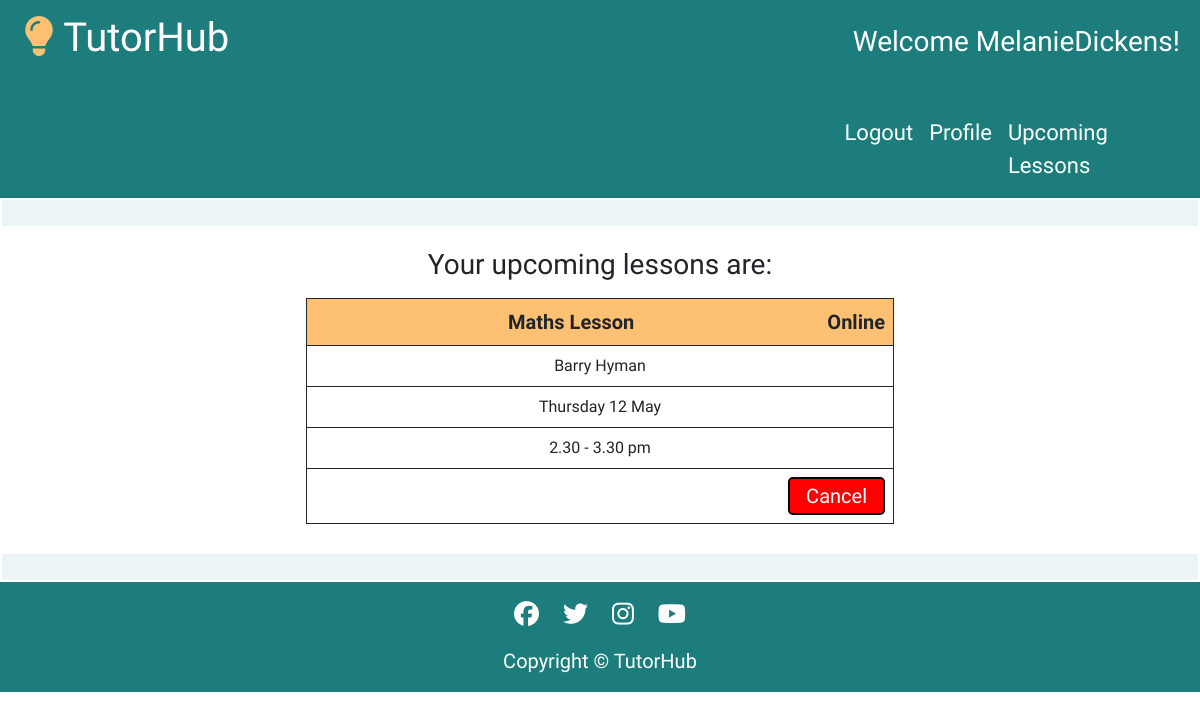
The app's page /profile/upcoming_lessons/ (signed in) with its own data.
### tutorprofile/models.py (models this page shows, shortened)
class Booking(models.Model):
    date = models.CharField(max_length=50)
    time = models.CharField(max_length=50)
    tutor = models.CharField(max_length=50, null=True, blank=True)
    subject = models.CharField(max_length=50, null=True, blank=True)
    student = models.ForeignKey(User, on_delete=models.CASCADE)

### userprofile/views.py (the view)
# urls.py: path('upcoming_lessons/', views.upcoming_lessons, name='upcoming_lessons'),
@login_required
def upcoming_lessons(request):
    template = 'userprofile/upcoming_lessons.html'
    context = {
        'bookings': Booking.objects.filter(student=request.user),
    }
    return render(request, template, context)

### userprofile/templates/userprofile/upcoming_lessons.html (shortened to what this page needs)
{% extends "base.html" %}
{% load static %}
{% block content %}
<div class="row placeholder" id="placeholder-top">
</div>
<div class="container-fluid">
    <div class="row">
        <div class="col-12">
            <div class="row center">
                <h3>Your upcoming lessons are:</h3>
                {% for booking in bookings %}
                <div class="col-12">
                    <table class="table-space table-width-bookings">
                        <tr>
                            <td class="bold">{{ booking.subject }} Lesson <span class="type">Online</span></td>
                        </tr>
                        <tr>
                            <td>{{ booking.tutor }}</td>
                        </tr>
                        <tr>
                            <td class="booking-dates">{{ booking.date }}</td>
                        </tr>
                        <tr>
                            <td>{{ booking.time }}</td>
                        </tr>
                        <tr>
                            <td>
                                <button class="btn btn-delete btn-lg" value="{{ booking.id }}">Cancel</button>
                            </td>
                        </tr>
                    </table>
                </div>
            {% endfor %}
    </div>
</div>
<div class="row placeholder" id="placeholder-bottom">
</div>
{% endblock %}

### templates/base.html (shortened to what this page needs)
{% load static %}
<!DOCTYPE html>
<html lang="en">
<head>
    <link rel="stylesheet" href="https://cdnjs.cloudflare.com/ajax/libs/font-awesome/5.15.3/css/all.min.css">
    <link href="https://cdn.jsdelivr.net/npm/bootstrap@5.0.1/dist/css/bootstrap.min.css" rel="stylesheet"
>
    <link rel="stylesheet" href="{% static 'css/style.css' %}">
</head>
<body>
    <div class="row header-nav">
        <div class="col-sm-12 col-md-6">
            <a class="nav-link" id="nav-title" href="{% url 'index' %}"><i class="fa-solid fa-lightbulb"></i> TutorHub</a>
        </div>
        <div class="col-sm-12 col-md-6">
            {% if user.is_authenticated %}
                <h3 id="username-right">Welcome {{ user.username }}!</h3>
            {% endif %}
        </div>
    </div>
    <nav class="navbar navbar-expand navbar-light">
        <div class="conatiner-fluid">
            <div class="row">
                <div class="col-8 nav-elements">
                    <ul class="navbar-nav mb-lg-0">
                        {% if user.is_authenticated %}
                        <li class="nav-item">
                            <a class="nav-link" href="{% url 'account_logout' %}">Logout</a>
                        </li>
                        <li class="nav-item">
                            <a class="nav-link" href="{% url 'profile' %}">Profile</a>
                        </li>
                        <li class="nav-item">
                            <a class="nav-link-upcoming-lessons nav-link" href="{% url 'upcoming_lessons' %}">Upcoming Lessons</a>
                        </li>
                        {% endif %}
                    </ul>
                </div>
            </div>
        </div>
    </nav>
    <main>
        {% block content %}{% endblock content %}
    </main>
    <footer>
        <div class="container-fluid">
            <div class="row center footer">
                <ul>
                    <li><a href="https://www.facebook.com/" target="_blank" rel="noopener"
                            aria-label="Click here to go to our facebook page"><i class="fab fa-facebook"></i></a></li>
                    <li><a href="https://www.twitter.com/" target="_blank" rel="noopener"
                            aria-label="Click here to go to our twitter page"><i class="fab fa-twitter"></i></a></li>
                    <li><a href="https://www.instagram.com/" target="_blank" rel="noopener"
                            aria-label="Click here to go to our instagram page"><i class="fab fa-instagram"></i></a></li>
                    <li><a href="https://www.youtube.com/" target="_blank" rel="noopener"
                            aria-label="Click here to go to our youtube page"><i class="fab fa-youtube"></i></a></li>
                </ul>
                <p class="footer-text">Copyright © TutorHub</p>
            </div>
        </div>
    </footer>
</body>
</html>

### static/css/style.css (style rules this page uses)
html, body { max-width: 100%; overflow-x: hidden; font-family: 'Hubballi', cursive; }
.center { text-align: center; }
.navbar { background-color: #1c7d7c; justify-content: right; }
.nav-link-upcoming-lessons { width: 200px; }
.navbar-light .navbar-nav .nav-link { color: white; }
.header-nav { height: 100px; color: white; padding-top: 5px; font-size: 30px; background-color: #1c7d7c; color: white; display: flex; position: relative; }
.header-nav a { margin-bottom: 0; text-decoration: none; color: white; }
.nav-link { color: white; }
.nav-elements { font-size: 22px; }
.placeholder { background-color: #258d8c17; border: solid 2px white; padding: 0; height: 30px; margin: auto; margin-bottom: 20px; margin-top: 20px; }
#placeholder-top { padding: 0; margin-top: 0; }
#placeholder-bottom { padding: 0; margin-bottom: 0; }
.bold { background-color: #fec173; font-weight: bold; font-size: 20px; }
#username-right { float: right; padding-top: 20px; padding-right: 20px; }
#nav-title { position: absolute; left: 20px; top: 0px; font-size: 40px; }
#nav-title i { color: #fec173; }
.table-width-bookings { width: 50%; margin: auto; margin-top: 8px; margin-bottom: 8px; }
.table-width-bookings td { padding: 8px; }
th, td { border: 1px solid; }
.btn-delete { padding-top: 2px; padding-bottom: 2px; background-color: #d85153; border: 2px solid black; color: white; float: right; }
.type { float: right; }
.footer { background-color: #1c7d7c; }
.footer-text { font-size: 20px; color: white; }
.footer li { display: inline; padding: 10px; }
.footer li i { color: white; font-size: 25px; margin-top: 20px; }

### records on screen
Booking: subject "Maths", tutor "Barry Hyman", date "Thursday 12 May", time "2.30 - 3.30 pm", {{ booking.id }} 230 (drawn)

### other values on screen
{{ user.username }} "MelanieDickens"
